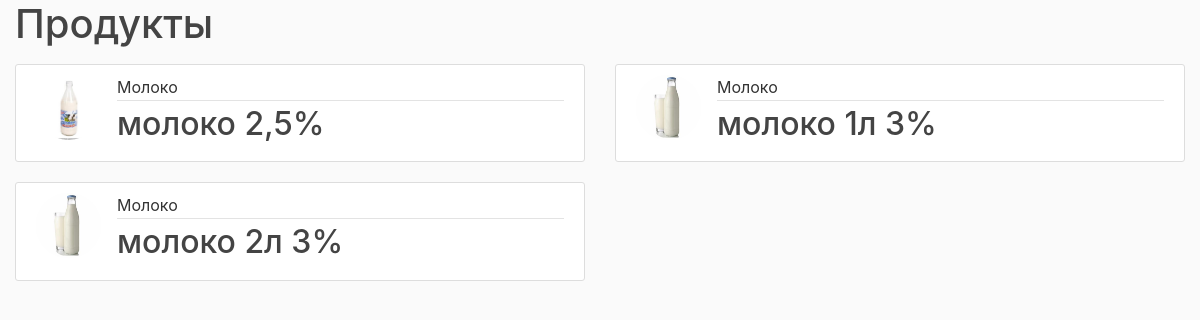
The app's page /products/list/category/Молоко/ with its own data.
### products/models.py (models this page shows, shortened)
class Product(models.Model):
    title = models.CharField(max_length=100)
    content = models.TextField()
    category = models.ForeignKey(Category, on_delete=models.CASCADE)
    image = models.ImageField(default='default_product.jpg', upload_to='product_pics')

class Category(models.Model):
    title = models.CharField(max_length=50)
    def __str__(self):
        return self.title

### products/views.py (the view)
# urls.py: path('list/category/<str:category>/', CategoryProductListView.as_view(), name='category-product-list'),
class CategoryProductListView(ListView):
    model = Product
    template_name = 'products/category_product_list.html'
    context_object_name = 'products'
    paginate_by = 8
    def get_queryset(self):
        name = get_object_or_404(Category, title=self.kwargs.get('category'))
        return Product.objects.filter(category=name)

### products/views.py (called while the page is built)
def menu_items(request):
    items = Category.objects.all()
    return dict(items=items)

### products/templates/products/category_product_list.html (shortened to what this page needs)
{% extends "blog/base.html" %}
{% block content %}
    <div class="container">
        <h1 class="mb-3">Продукты {{ product.category }}</h1>
        <div class="row">
        {% for product in products %}
            <div class="col-md-6">
                    <article class="media content-section">
                        <img class="rounded-circle article-img" src="{{ product.image.url }}">
                        <div class="media-body">
                            <div class="article-metadata">
                                <a class="mr-2">{{ product.category }}</a>
                            </div>
                            <h2><a class="article-title" href="{% url 'detail-product' pk=product.id %}">{{ product.title }}</a></h2>
                        </div>
                    </article>
            </div>
        {% endfor %}
        </div>
    </div>
{% endblock content %}

### blog/static/blog/main.css (style rules this page uses)
body { background: #fafafa; color: #333333; height: 300px; }
h1, h2, h3, h4, h5, h6 { color: #444444; }
.container { width: 100%; max-width: 1200px; margin: 0 auto; }
.content-section { background: #ffffff; padding: 10px 20px; border: 1px solid #dddddd; border-radius: 3px; margin-bottom: 20px; }
.article-title { color: #444444; }
.article-img { height: 65px; width: 65px; margin-right: 16px; }
.article-metadata { padding-bottom: 1px; margin-bottom: 4px; border-bottom: 1px solid #e3e3e3 }

### records on screen
Product: image (picture), category "Молоко", title "молоко 2,5%"
Product: image (placeholder picture), category "Молоко", title "молоко 1л 3%"
Product: image (placeholder picture), category "Молоко", title "молоко 2л 3%"
